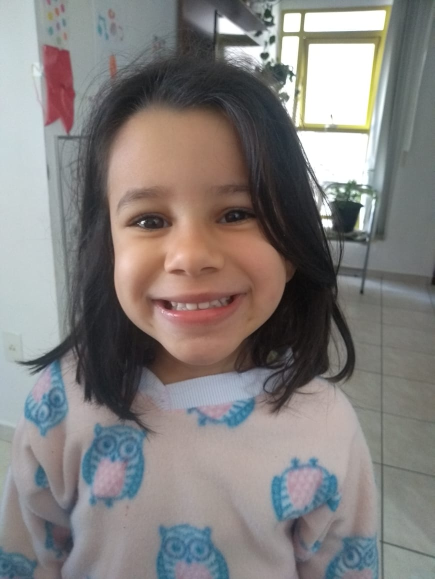
#> input picture livia.jpg, 869 x 1158 px (shown at 1/2 size)
$ python -i main.py   (imports and definitions only)
#> lines starting #> are read from the running program, lines starting #| are printed output that depends on the picture; after the words box and inside, x2 and y2 are one past the last pixel; in counts of white or black regions, pixels touching at a corner belong together
#> further down, picture is the input picture: shape (1158, 869, 3); mean B, G, R 126.4, 128.2, 132.2
import numpy as np
import cv2
import os
from non_max_suppression_fast import non_max_suppression_fast as nms


class OpenCvTests:

  def __init__(self):

      self.snapshotIdx = 0


  # [250 lines left out: functions showContours, captureVideoCamera, display, detectingFaces, trackObject, backgroundSubtractor and 5 more, not called in this run]

  def getBiggestContourRect(self,img_ : np.ndarray):
    img = img_.copy()
    if (len(img.shape)>2):
      img = cv2.cvtColor(img,cv2.COLOR_BGR2GRAY)
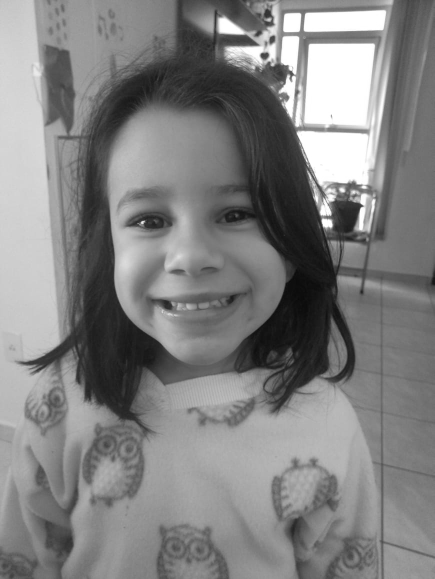
#> img: shape (1158, 869) (shown at 1/2 size); min 8, max 255, mean 129.2
    img = cv2.bilateralFilter(img,9,75,75)
    img = cv2.adaptiveThreshold(img,255,cv2.ADAPTIVE_THRESH_GAUSSIAN_C,cv2.THRESH_BINARY,11,2)
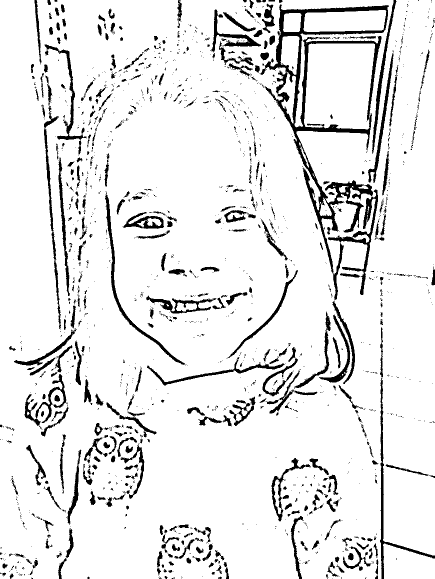
#> img: shape (1158, 869) (shown at 1/2 size); 90.6% white; 1702 black regions (1283 under 20 px), largest, box (x1, y1, x2, y2) and area: (521, 9, 778, 600) 20975, (210, 383, 370, 730) 2398, (760, 756, 869, 1158) 2394
    erode_kernel = cv2.getStructuringElement(cv2.MORPH_ELLIPSE,(7,5))
    cv2.erode(img, erode_kernel,img,iterations=2)
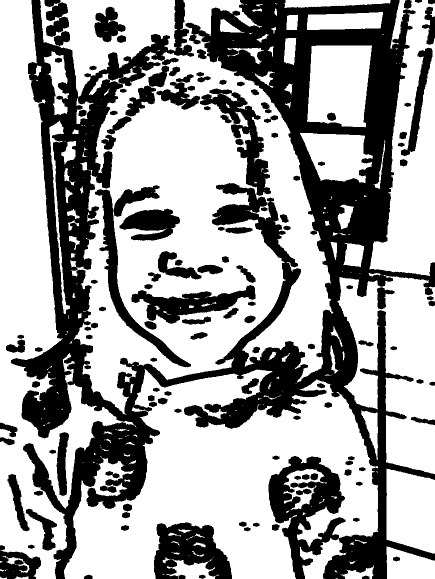
#> img: shape (1158, 869) (shown at 1/2 size); 63.4% white; 127 black regions
    contours, hierarchy = cv2.findContours(img , cv2.RETR_TREE,
                                             cv2.CHAIN_APPROX_SIMPLE)
#> contours = 389 contours, 188 with area under 20; largest, box (x1, y1, x2, y2) and area: (140, 0, 667, 830) 244054, (128, 738, 756, 1158) 147529, (0, 0, 273, 1158) 107632, (675, 550, 869, 948) 47968, (739, 0, 869, 552) 42469
    if(len(contours)>0):
      biggest_contour = None
      for contour in contours:
        if (biggest_contour is None):
          area = 0
        else:
          area = cv2.contourArea(biggest_contour)
        if (cv2.contourArea(contour) > area):
            x,y,w,h = cv2.boundingRect(contour)
            if((x != 0) and (y!=0)):
              biggest_contour = contour
#> this loop made 389 passes
#> (area, x, y, w, h) on passes 11, 17, 29, 57: (70.5, 683, 1130, 65, 28), (770.5, 332, 1118, 106, 40), (1874, 773, 1093, 96, 65), (4696.5, 773, 937, 96, 170)
#> (contour, area) on passes 4, 6, 8, 9, 12, 13: ([[681, 1148]], 70.5), ([[26, 1143]], 70.5), ([[10, 1140], [10, 1141], [11, 1141], [11, 1140]], 70.5), ([[13, 1139], [14, 1139]], 70.5), ([[33, 1129], [34, 1129]], 770.5), ([[30, 1128], [31, 1128]], 770.5)
      x,y,w,h = cv2.boundingRect(biggest_contour)
#> x = 128; y = 738; w = 628; h = 420
      return (x,y,w,h)


  # [103 lines left out: functions getBiggestCornerRect, removingBackground, prepareImgsForTrainning, doSaveFile, on_get_rect, not called in this run]

def main():
   cv = OpenCvTests()
   cv.backgroundSubtractor(callback=on_get_rect,capture_file=r'C:\Users\Ivo Ribeiro\Documents\open-cv\datasets\my_captures.avi')
# [2 lines not run here, left out]

>>> import cv2
>>> picture = cv2.imread('livia.jpg')
>>> result = OpenCvTests().getBiggestContourRect(picture)
#> result = (128, 738, 628, 420)
